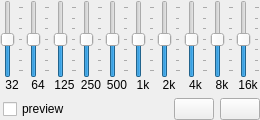
<?xml version="1.0" encoding="UTF-8"?>
<ui version="4.0">
 <class>Equalizer</class>
 <widget class="QWidget" name="Equalizer">
  <property name="geometry">
   <rect>
    <x>0</x>
    <y>0</y>
    <width>260</width>
    <height>120</height>
   </rect>
  </property>
  <property name="windowTitle">
   <string notr="true">Form</string>
  </property>
  <layout class="QVBoxLayout" name="verticalLayout">
   <property name="spacing">
    <number>0</number>
   </property>
   <property name="leftMargin">
    <number>0</number>
   </property>
   <property name="topMargin">
    <number>0</number>
   </property>
   <property name="rightMargin">
    <number>0</number>
   </property>
   <property name="bottomMargin">
    <number>0</number>
   </property>
   <item>
    <layout class="QGridLayout" name="gridLayout_3" columnstretch="1,1,1,1,1,1,1,1,1,1">
     <property name="horizontalSpacing">
      <number>2</number>
     </property>
     <item row="0" column="8">
      <widget class="QSlider" name="verticalSlider_9">
       <property name="sizePolicy">
        <sizepolicy hsizetype="Minimum" vsizetype="Expanding">
         <horstretch>0</horstretch>
         <verstretch>0</verstretch>
        </sizepolicy>
       </property>
       <property name="toolTip">
        <string notr="true">8000 Hz</string>
       </property>
       <property name="minimum">
        <number>-15</number>
       </property>
       <property name="maximum">
        <number>15</number>
       </property>
       <property name="pageStep">
        <number>1</number>
       </property>
       <property name="orientation">
        <enum>Qt::Vertical</enum>
       </property>
       <property name="tickPosition">
        <enum>QSlider::TicksBelow</enum>
       </property>
       <property name="tickInterval">
        <number>5</number>
       </property>
      </widget>
     </item>
     <item row="1" column="4">
      <widget class="QLabel" name="label_12">
       <property name="sizePolicy">
        <sizepolicy hsizetype="Minimum" vsizetype="Preferred">
         <horstretch>0</horstretch>
         <verstretch>0</verstretch>
        </sizepolicy>
       </property>
       <property name="font">
        <font>
         <pointsize>9</pointsize>
        </font>
       </property>
       <property name="text">
        <string notr="true">500</string>
       </property>
       <property name="alignment">
        <set>Qt::AlignCenter</set>
       </property>
      </widget>
     </item>
     <item row="1" column="7">
      <widget class="QLabel" name="label_15">
       <property name="sizePolicy">
        <sizepolicy hsizetype="Minimum" vsizetype="Preferred">
         <horstretch>0</horstretch>
         <verstretch>0</verstretch>
        </sizepolicy>
       </property>
       <property name="font">
        <font>
         <pointsize>9</pointsize>
        </font>
       </property>
       <property name="text">
        <string notr="true">4k</string>
       </property>
       <property name="alignment">
        <set>Qt::AlignCenter</set>
       </property>
      </widget>
     </item>
     <item row="1" column="5">
      <widget class="QLabel" name="label_13">
       <property name="sizePolicy">
        <sizepolicy hsizetype="Minimum" vsizetype="Preferred">
         <horstretch>0</horstretch>
         <verstretch>0</verstretch>
        </sizepolicy>
       </property>
       <property name="font">
        <font>
         <pointsize>9</pointsize>
        </font>
       </property>
       <property name="text">
        <string notr="true">1k</string>
       </property>
       <property name="alignment">
        <set>Qt::AlignCenter</set>
       </property>
      </widget>
     </item>
     <item row="0" column="1">
      <widget class="QSlider" name="verticalSlider_2">
       <property name="sizePolicy">
        <sizepolicy hsizetype="Minimum" vsizetype="Expanding">
         <horstretch>0</horstretch>
         <verstretch>0</verstretch>
        </sizepolicy>
       </property>
       <property name="toolTip">
        <string notr="true">64 Hz</string>
       </property>
       <property name="minimum">
        <number>-15</number>
       </property>
       <property name="maximum">
        <number>15</number>
       </property>
       <property name="pageStep">
        <number>1</number>
       </property>
       <property name="orientation">
        <enum>Qt::Vertical</enum>
       </property>
       <property name="tickPosition">
        <enum>QSlider::TicksBelow</enum>
       </property>
       <property name="tickInterval">
        <number>5</number>
       </property>
      </widget>
     </item>
     <item row="0" column="2">
      <widget class="QSlider" name="verticalSlider_3">
       <property name="sizePolicy">
        <sizepolicy hsizetype="Minimum" vsizetype="Expanding">
         <horstretch>0</horstretch>
         <verstretch>0</verstretch>
        </sizepolicy>
       </property>
       <property name="toolTip">
        <string notr="true">125 Hz</string>
       </property>
       <property name="minimum">
        <number>-15</number>
       </property>
       <property name="maximum">
        <number>15</number>
       </property>
       <property name="pageStep">
        <number>1</number>
       </property>
       <property name="value">
        <number>0</number>
       </property>
       <property name="orientation">
        <enum>Qt::Vertical</enum>
       </property>
       <property name="tickPosition">
        <enum>QSlider::TicksBelow</enum>
       </property>
       <property name="tickInterval">
        <number>5</number>
       </property>
      </widget>
     </item>
     <item row="0" column="3">
      <widget class="QSlider" name="verticalSlider_4">
       <property name="sizePolicy">
        <sizepolicy hsizetype="Minimum" vsizetype="Expanding">
         <horstretch>0</horstretch>
         <verstretch>0</verstretch>
        </sizepolicy>
       </property>
       <property name="toolTip">
        <string notr="true">250 Hz</string>
       </property>
       <property name="minimum">
        <number>-15</number>
       </property>
       <property name="maximum">
        <number>15</number>
       </property>
       <property name="pageStep">
        <number>1</number>
       </property>
       <property name="orientation">
        <enum>Qt::Vertical</enum>
       </property>
       <property name="tickPosition">
        <enum>QSlider::TicksBelow</enum>
       </property>
       <property name="tickInterval">
        <number>5</number>
       </property>
      </widget>
     </item>
     <item row="1" column="0">
      <widget class="QLabel" name="label_8">
       <property name="sizePolicy">
        <sizepolicy hsizetype="Minimum" vsizetype="Preferred">
         <horstretch>0</horstretch>
         <verstretch>0</verstretch>
        </sizepolicy>
       </property>
       <property name="font">
        <font>
         <pointsize>9</pointsize>
        </font>
       </property>
       <property name="text">
        <string notr="true">32</string>
       </property>
       <property name="alignment">
        <set>Qt::AlignCenter</set>
       </property>
      </widget>
     </item>
     <item row="1" column="1">
      <widget class="QLabel" name="label_9">
       <property name="sizePolicy">
        <sizepolicy hsizetype="Minimum" vsizetype="Preferred">
         <horstretch>0</horstretch>
         <verstretch>0</verstretch>
        </sizepolicy>
       </property>
       <property name="font">
        <font>
         <pointsize>9</pointsize>
        </font>
       </property>
       <property name="text">
        <string notr="true">64</string>
       </property>
       <property name="alignment">
        <set>Qt::AlignCenter</set>
       </property>
      </widget>
     </item>
     <item row="0" column="0">
      <widget class="QSlider" name="verticalSlider_1">
       <property name="sizePolicy">
        <sizepolicy hsizetype="Minimum" vsizetype="Expanding">
         <horstretch>0</horstretch>
         <verstretch>0</verstretch>
        </sizepolicy>
       </property>
       <property name="toolTip">
        <string notr="true">32 Hz</string>
       </property>
       <property name="minimum">
        <number>-15</number>
       </property>
       <property name="maximum">
        <number>15</number>
       </property>
       <property name="pageStep">
        <number>1</number>
       </property>
       <property name="orientation">
        <enum>Qt::Vertical</enum>
       </property>
       <property name="tickPosition">
        <enum>QSlider::TicksBelow</enum>
       </property>
       <property name="tickInterval">
        <number>5</number>
       </property>
      </widget>
     </item>
     <item row="1" column="8">
      <widget class="QLabel" name="label_16">
       <property name="sizePolicy">
        <sizepolicy hsizetype="Minimum" vsizetype="Preferred">
         <horstretch>0</horstretch>
         <verstretch>0</verstretch>
        </sizepolicy>
       </property>
       <property name="font">
        <font>
         <pointsize>9</pointsize>
        </font>
       </property>
       <property name="text">
        <string notr="true">8k</string>
       </property>
       <property name="alignment">
        <set>Qt::AlignCenter</set>
       </property>
      </widget>
     </item>
     <item row="0" column="6">
      <widget class="QSlider" name="verticalSlider_7">
       <property name="sizePolicy">
        <sizepolicy hsizetype="Minimum" vsizetype="Expanding">
         <horstretch>0</horstretch>
         <verstretch>0</verstretch>
        </sizepolicy>
       </property>
       <property name="toolTip">
        <string notr="true">2000 Hz</string>
       </property>
       <property name="minimum">
        <number>-15</number>
       </property>
       <property name="maximum">
        <number>15</number>
       </property>
       <property name="pageStep">
        <number>1</number>
       </property>
       <property name="orientation">
        <enum>Qt::Vertical</enum>
       </property>
       <property name="tickPosition">
        <enum>QSlider::TicksBelow</enum>
       </property>
       <property name="tickInterval">
        <number>5</number>
       </property>
      </widget>
     </item>
     <item row="0" column="7">
      <widget class="QSlider" name="verticalSlider_8">
       <property name="sizePolicy">
        <sizepolicy hsizetype="Minimum" vsizetype="Expanding">
         <horstretch>0</horstretch>
         <verstretch>0</verstretch>
        </sizepolicy>
       </property>
       <property name="toolTip">
        <string notr="true">4000 Hz</string>
       </property>
       <property name="minimum">
        <number>-15</number>
       </property>
       <property name="maximum">
        <number>15</number>
       </property>
       <property name="pageStep">
        <number>1</number>
       </property>
       <property name="orientation">
        <enum>Qt::Vertical</enum>
       </property>
       <property name="tickPosition">
        <enum>QSlider::TicksBelow</enum>
       </property>
       <property name="tickInterval">
        <number>5</number>
       </property>
      </widget>
     </item>
     <item row="1" column="2">
      <widget class="QLabel" name="label_10">
       <property name="sizePolicy">
        <sizepolicy hsizetype="Minimum" vsizetype="Preferred">
         <horstretch>0</horstretch>
         <verstretch>0</verstretch>
        </sizepolicy>
       </property>
       <property name="font">
        <font>
         <pointsize>9</pointsize>
        </font>
       </property>
       <property name="text">
        <string notr="true">125</string>
       </property>
       <property name="alignment">
        <set>Qt::AlignCenter</set>
       </property>
      </widget>
     </item>
     <item row="0" column="4">
      <widget class="QSlider" name="verticalSlider_5">
       <property name="sizePolicy">
        <sizepolicy hsizetype="Minimum" vsizetype="Expanding">
         <horstretch>0</horstretch>
         <verstretch>0</verstretch>
        </sizepolicy>
       </property>
       <property name="toolTip">
        <string notr="true">500 Hz</string>
       </property>
       <property name="minimum">
        <number>-15</number>
       </property>
       <property name="maximum">
        <number>15</number>
       </property>
       <property name="pageStep">
        <number>1</number>
       </property>
       <property name="orientation">
        <enum>Qt::Vertical</enum>
       </property>
       <property name="tickPosition">
        <enum>QSlider::TicksBelow</enum>
       </property>
       <property name="tickInterval">
        <number>5</number>
       </property>
      </widget>
     </item>
     <item row="0" column="5">
      <widget class="QSlider" name="verticalSlider_6">
       <property name="sizePolicy">
        <sizepolicy hsizetype="Minimum" vsizetype="Expanding">
         <horstretch>0</horstretch>
         <verstretch>0</verstretch>
        </sizepolicy>
       </property>
       <property name="toolTip">
        <string notr="true">1000 Hz</string>
       </property>
       <property name="minimum">
        <number>-15</number>
       </property>
       <property name="maximum">
        <number>15</number>
       </property>
       <property name="pageStep">
        <number>1</number>
       </property>
       <property name="orientation">
        <enum>Qt::Vertical</enum>
       </property>
       <property name="tickPosition">
        <enum>QSlider::TicksBelow</enum>
       </property>
       <property name="tickInterval">
        <number>5</number>
       </property>
      </widget>
     </item>
     <item row="1" column="3">
      <widget class="QLabel" name="label_11">
       <property name="sizePolicy">
        <sizepolicy hsizetype="Minimum" vsizetype="Preferred">
         <horstretch>0</horstretch>
         <verstretch>0</verstretch>
        </sizepolicy>
       </property>
       <property name="font">
        <font>
         <pointsize>9</pointsize>
        </font>
       </property>
       <property name="text">
        <string notr="true">250</string>
       </property>
       <property name="alignment">
        <set>Qt::AlignCenter</set>
       </property>
      </widget>
     </item>
     <item row="1" column="6">
      <widget class="QLabel" name="label_14">
       <property name="sizePolicy">
        <sizepolicy hsizetype="Minimum" vsizetype="Preferred">
         <horstretch>0</horstretch>
         <verstretch>0</verstretch>
        </sizepolicy>
       </property>
       <property name="font">
        <font>
         <pointsize>9</pointsize>
        </font>
       </property>
       <property name="text">
        <string notr="true">2k</string>
       </property>
       <property name="alignment">
        <set>Qt::AlignCenter</set>
       </property>
      </widget>
     </item>
     <item row="0" column="9">
      <widget class="QSlider" name="verticalSlider_10">
       <property name="sizePolicy">
        <sizepolicy hsizetype="Minimum" vsizetype="Expanding">
         <horstretch>0</horstretch>
         <verstretch>0</verstretch>
        </sizepolicy>
       </property>
       <property name="toolTip">
        <string notr="true">16000 Hz</string>
       </property>
       <property name="minimum">
        <number>-15</number>
       </property>
       <property name="maximum">
        <number>15</number>
       </property>
       <property name="pageStep">
        <number>1</number>
       </property>
       <property name="orientation">
        <enum>Qt::Vertical</enum>
       </property>
       <property name="tickPosition">
        <enum>QSlider::TicksBelow</enum>
       </property>
       <property name="tickInterval">
        <number>5</number>
       </property>
      </widget>
     </item>
     <item row="1" column="9">
      <widget class="QLabel" name="label_17">
       <property name="sizePolicy">
        <sizepolicy hsizetype="Minimum" vsizetype="Preferred">
         <horstretch>0</horstretch>
         <verstretch>0</verstretch>
        </sizepolicy>
       </property>
       <property name="font">
        <font>
         <pointsize>9</pointsize>
        </font>
       </property>
       <property name="text">
        <string notr="true">16k</string>
       </property>
       <property name="alignment">
        <set>Qt::AlignCenter</set>
       </property>
      </widget>
     </item>
    </layout>
   </item>
   <item>
    <widget class="QFrame" name="frame_9">
     <property name="frameShape">
      <enum>QFrame::NoFrame</enum>
     </property>
     <property name="frameShadow">
      <enum>QFrame::Raised</enum>
     </property>
     <layout class="QHBoxLayout" name="horizontalLayout">
      <property name="leftMargin">
       <number>3</number>
      </property>
      <property name="topMargin">
       <number>6</number>
      </property>
      <property name="rightMargin">
       <number>0</number>
      </property>
      <property name="bottomMargin">
       <number>0</number>
      </property>
      <item>
       <widget class="QCheckBox" name="checkEqualizerPreview">
        <property name="text">
         <string>preview</string>
        </property>
       </widget>
      </item>
      <item>
       <spacer name="horizontalSpacer_2">
        <property name="orientation">
         <enum>Qt::Horizontal</enum>
        </property>
        <property name="sizeHint" stdset="0">
         <size>
          <width>40</width>
          <height>1</height>
         </size>
        </property>
       </spacer>
      </item>
      <item>
       <widget class="QPushButton" name="pushEgalRestore">
        <property name="sizePolicy">
         <sizepolicy hsizetype="Minimum" vsizetype="Preferred">
          <horstretch>0</horstretch>
          <verstretch>0</verstretch>
         </sizepolicy>
        </property>
        <property name="maximumSize">
         <size>
          <width>16777215</width>
          <height>27</height>
         </size>
        </property>
        <property name="toolTip">
         <string>Reset</string>
        </property>
        <property name="text">
         <string notr="true"/>
        </property>
        <property name="icon">
         <iconset resource="../../resources.qrc">
          <normaloff>:/icons/reset_eq.svg</normaloff>:/icons/reset_eq.svg</iconset>
        </property>
       </widget>
      </item>
      <item>
       <widget class="QPushButton" name="pushEgaliser">
        <property name="sizePolicy">
         <sizepolicy hsizetype="Minimum" vsizetype="Preferred">
          <horstretch>0</horstretch>
          <verstretch>0</verstretch>
         </sizepolicy>
        </property>
        <property name="maximumSize">
         <size>
          <width>16777215</width>
          <height>27</height>
         </size>
        </property>
        <property name="toolTip">
         <string>Apply</string>
        </property>
        <property name="text">
         <string notr="true"/>
        </property>
        <property name="icon">
         <iconset resource="../../resources.qrc">
          <normaloff>:/icons/check.svg</normaloff>:/icons/check.svg</iconset>
        </property>
       </widget>
      </item>
     </layout>
    </widget>
   </item>
  </layout>
 </widget>
 <tabstops>
  <tabstop>verticalSlider_1</tabstop>
  <tabstop>verticalSlider_2</tabstop>
  <tabstop>verticalSlider_3</tabstop>
  <tabstop>verticalSlider_4</tabstop>
  <tabstop>verticalSlider_5</tabstop>
  <tabstop>verticalSlider_6</tabstop>
  <tabstop>verticalSlider_7</tabstop>
  <tabstop>verticalSlider_8</tabstop>
  <tabstop>verticalSlider_9</tabstop>
  <tabstop>verticalSlider_10</tabstop>
  <tabstop>checkEqualizerPreview</tabstop>
  <tabstop>pushEgalRestore</tabstop>
  <tabstop>pushEgaliser</tabstop>
 </tabstops>
 <resources>
  <include location="../../resources.qrc"/>
 </resources>
 <connections>
  <connection>
   <sender>verticalSlider_1</sender>
   <signal>valueChanged(int)</signal>
   <receiver>Equalizer</receiver>
   <slot>on_verticalSliderMoved(int)</slot>
   <hints>
    <hint type="sourcelabel">
     <x>12</x>
     <y>32</y>
    </hint>
    <hint type="destinationlabel">
     <x>129</x>
     <y>59</y>
    </hint>
   </hints>
  </connection>
  <connection>
   <sender>verticalSlider_2</sender>
   <signal>valueChanged(int)</signal>
   <receiver>Equalizer</receiver>
   <slot>on_verticalSliderMoved(int)</slot>
   <hints>
    <hint type="sourcelabel">
     <x>38</x>
     <y>32</y>
    </hint>
    <hint type="destinationlabel">
     <x>129</x>
     <y>59</y>
    </hint>
   </hints>
  </connection>
  <connection>
   <sender>verticalSlider_3</sender>
   <signal>valueChanged(int)</signal>
   <receiver>Equalizer</receiver>
   <slot>on_verticalSliderMoved(int)</slot>
   <hints>
    <hint type="sourcelabel">
     <x>64</x>
     <y>32</y>
    </hint>
    <hint type="destinationlabel">
     <x>129</x>
     <y>59</y>
    </hint>
   </hints>
  </connection>
  <connection>
   <sender>verticalSlider_5</sender>
   <signal>valueChanged(int)</signal>
   <receiver>Equalizer</receiver>
   <slot>on_verticalSliderMoved(int)</slot>
   <hints>
    <hint type="sourcelabel">
     <x>116</x>
     <y>32</y>
    </hint>
    <hint type="destinationlabel">
     <x>129</x>
     <y>59</y>
    </hint>
   </hints>
  </connection>
  <connection>
   <sender>verticalSlider_7</sender>
   <signal>valueChanged(int)</signal>
   <receiver>Equalizer</receiver>
   <slot>on_verticalSliderMoved(int)</slot>
   <hints>
    <hint type="sourcelabel">
     <x>168</x>
     <y>32</y>
    </hint>
    <hint type="destinationlabel">
     <x>129</x>
     <y>59</y>
    </hint>
   </hints>
  </connection>
  <connection>
   <sender>verticalSlider_4</sender>
   <signal>valueChanged(int)</signal>
   <receiver>Equalizer</receiver>
   <slot>on_verticalSliderMoved(int)</slot>
   <hints>
    <hint type="sourcelabel">
     <x>90</x>
     <y>32</y>
    </hint>
    <hint type="destinationlabel">
     <x>129</x>
     <y>59</y>
    </hint>
   </hints>
  </connection>
  <connection>
   <sender>verticalSlider_6</sender>
   <signal>valueChanged(int)</signal>
   <receiver>Equalizer</receiver>
   <slot>on_verticalSliderMoved(int)</slot>
   <hints>
    <hint type="sourcelabel">
     <x>142</x>
     <y>32</y>
    </hint>
    <hint type="destinationlabel">
     <x>129</x>
     <y>59</y>
    </hint>
   </hints>
  </connection>
  <connection>
   <sender>verticalSlider_8</sender>
   <signal>valueChanged(int)</signal>
   <receiver>Equalizer</receiver>
   <slot>on_verticalSliderMoved(int)</slot>
   <hints>
    <hint type="sourcelabel">
     <x>194</x>
     <y>32</y>
    </hint>
    <hint type="destinationlabel">
     <x>129</x>
     <y>59</y>
    </hint>
   </hints>
  </connection>
  <connection>
   <sender>verticalSlider_9</sender>
   <signal>valueChanged(int)</signal>
   <receiver>Equalizer</receiver>
   <slot>on_verticalSliderMoved(int)</slot>
   <hints>
    <hint type="sourcelabel">
     <x>220</x>
     <y>32</y>
    </hint>
    <hint type="destinationlabel">
     <x>129</x>
     <y>59</y>
    </hint>
   </hints>
  </connection>
  <connection>
   <sender>verticalSlider_10</sender>
   <signal>valueChanged(int)</signal>
   <receiver>Equalizer</receiver>
   <slot>on_verticalSliderMoved(int)</slot>
   <hints>
    <hint type="sourcelabel">
     <x>246</x>
     <y>32</y>
    </hint>
    <hint type="destinationlabel">
     <x>129</x>
     <y>59</y>
    </hint>
   </hints>
  </connection>
 </connections>
 <slots>
  <slot>on_verticalSliderMoved(int)</slot>
 </slots>
</ui>
